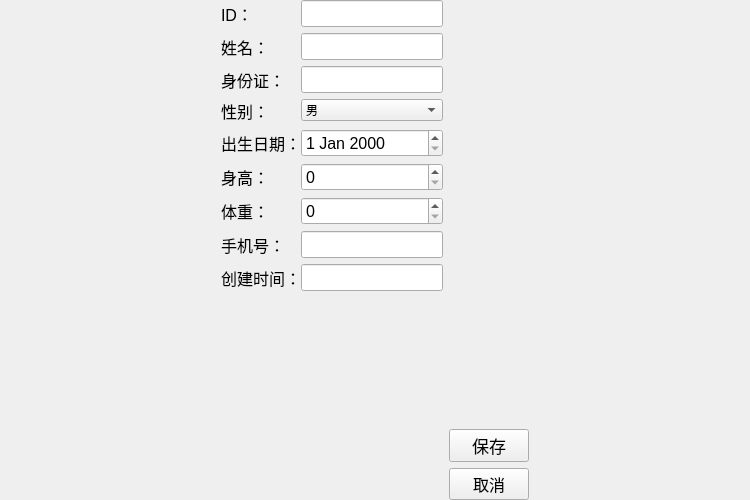
<?xml version="1.0" encoding="UTF-8"?>
<ui version="4.0">
 <class>PatientEditView</class>
 <widget class="QWidget" name="PatientEditView">
  <property name="geometry">
   <rect>
    <x>0</x>
    <y>0</y>
    <width>750</width>
    <height>500</height>
   </rect>
  </property>
  <property name="windowTitle">
   <string>编辑患者信息</string>
  </property>
  <layout class="QGridLayout" name="gridLayout">
   <property name="leftMargin">
    <number>0</number>
   </property>
   <property name="topMargin">
    <number>0</number>
   </property>
   <property name="rightMargin">
    <number>0</number>
   </property>
   <property name="bottomMargin">
    <number>0</number>
   </property>
   <item row="0" column="1">
    <layout class="QHBoxLayout" name="horizontalLayout">
     <item>
      <layout class="QFormLayout" name="formLayout">
       <property name="horizontalSpacing">
        <number>0</number>
       </property>
       <item row="0" column="0">
        <widget class="QLabel" name="label">
         <property name="font">
          <font>
           <pointsize>12</pointsize>
          </font>
         </property>
         <property name="text">
          <string>ID：</string>
         </property>
        </widget>
       </item>
       <item row="0" column="1">
        <widget class="QLineEdit" name="dbEditID">
         <property name="font">
          <font>
           <pointsize>12</pointsize>
          </font>
         </property>
        </widget>
       </item>
       <item row="1" column="0">
        <widget class="QLabel" name="label_2">
         <property name="font">
          <font>
           <pointsize>12</pointsize>
          </font>
         </property>
         <property name="text">
          <string>姓名：</string>
         </property>
        </widget>
       </item>
       <item row="1" column="1">
        <widget class="QLineEdit" name="dbEditName">
         <property name="font">
          <font>
           <pointsize>12</pointsize>
          </font>
         </property>
        </widget>
       </item>
       <item row="2" column="0">
        <widget class="QLabel" name="label_3">
         <property name="font">
          <font>
           <pointsize>12</pointsize>
          </font>
         </property>
         <property name="text">
          <string>身份证：</string>
         </property>
        </widget>
       </item>
       <item row="2" column="1">
        <widget class="QLineEdit" name="dbEditIDCard">
         <property name="font">
          <font>
           <pointsize>12</pointsize>
          </font>
         </property>
        </widget>
       </item>
       <item row="3" column="0">
        <widget class="QLabel" name="label_4">
         <property name="font">
          <font>
           <pointsize>12</pointsize>
          </font>
         </property>
         <property name="text">
          <string>性别：</string>
         </property>
        </widget>
       </item>
       <item row="4" column="0">
        <widget class="QLabel" name="label_8">
         <property name="font">
          <font>
           <pointsize>12</pointsize>
          </font>
         </property>
         <property name="text">
          <string>出生日期：</string>
         </property>
        </widget>
       </item>
       <item row="4" column="1">
        <widget class="QDateEdit" name="dbDateEditDOB">
         <property name="font">
          <font>
           <pointsize>12</pointsize>
          </font>
         </property>
        </widget>
       </item>
       <item row="5" column="0">
        <widget class="QLabel" name="label_5">
         <property name="font">
          <font>
           <pointsize>12</pointsize>
          </font>
         </property>
         <property name="text">
          <string>身高：</string>
         </property>
        </widget>
       </item>
       <item row="5" column="1">
        <widget class="QSpinBox" name="dbSpinHeight">
         <property name="font">
          <font>
           <pointsize>12</pointsize>
          </font>
         </property>
         <property name="maximum">
          <number>300</number>
         </property>
        </widget>
       </item>
       <item row="6" column="0">
        <widget class="QLabel" name="label_7">
         <property name="font">
          <font>
           <pointsize>12</pointsize>
          </font>
         </property>
         <property name="text">
          <string>体重：</string>
         </property>
        </widget>
       </item>
       <item row="6" column="1">
        <widget class="QSpinBox" name="dbSpinWeight">
         <property name="font">
          <font>
           <pointsize>12</pointsize>
          </font>
         </property>
         <property name="maximum">
          <number>300</number>
         </property>
        </widget>
       </item>
       <item row="7" column="0">
        <widget class="QLabel" name="label_6">
         <property name="font">
          <font>
           <pointsize>12</pointsize>
          </font>
         </property>
         <property name="text">
          <string>手机号：</string>
         </property>
        </widget>
       </item>
       <item row="7" column="1">
        <widget class="QLineEdit" name="dbEditMobile">
         <property name="font">
          <font>
           <pointsize>12</pointsize>
          </font>
         </property>
        </widget>
       </item>
       <item row="8" column="1">
        <widget class="QLineEdit" name="dbCreatedTimeStamp">
         <property name="font">
          <font>
           <pointsize>12</pointsize>
          </font>
         </property>
        </widget>
       </item>
       <item row="8" column="0">
        <widget class="QLabel" name="label_9">
         <property name="font">
          <font>
           <pointsize>12</pointsize>
          </font>
         </property>
         <property name="text">
          <string>创建时间：</string>
         </property>
        </widget>
       </item>
       <item row="3" column="1">
        <widget class="QComboBox" name="dbComboSex">
         <item>
          <property name="text">
           <string>男</string>
          </property>
         </item>
         <item>
          <property name="text">
           <string>女</string>
          </property>
         </item>
         <item>
          <property name="text">
           <string>未知</string>
          </property>
         </item>
        </widget>
       </item>
      </layout>
     </item>
     <item>
      <layout class="QVBoxLayout" name="verticalLayout">
       <item>
        <spacer name="verticalSpacer">
         <property name="orientation">
          <enum>Qt::Vertical</enum>
         </property>
         <property name="sizeHint" stdset="0">
          <size>
           <width>20</width>
           <height>40</height>
          </size>
         </property>
        </spacer>
       </item>
       <item>
        <widget class="QPushButton" name="pushButton_2">
         <property name="font">
          <font>
           <pointsize>13</pointsize>
          </font>
         </property>
         <property name="text">
          <string>保存</string>
         </property>
        </widget>
       </item>
       <item>
        <widget class="QPushButton" name="pushButton">
         <property name="font">
          <font>
           <pointsize>12</pointsize>
          </font>
         </property>
         <property name="text">
          <string>取消</string>
         </property>
        </widget>
       </item>
      </layout>
     </item>
    </layout>
   </item>
   <item row="0" column="0">
    <spacer name="horizontalSpacer">
     <property name="orientation">
      <enum>Qt::Horizontal</enum>
     </property>
     <property name="sizeHint" stdset="0">
      <size>
       <width>146</width>
       <height>20</height>
      </size>
     </property>
    </spacer>
   </item>
   <item row="0" column="2">
    <spacer name="horizontalSpacer_2">
     <property name="orientation">
      <enum>Qt::Horizontal</enum>
     </property>
     <property name="sizeHint" stdset="0">
      <size>
       <width>194</width>
       <height>20</height>
      </size>
     </property>
    </spacer>
   </item>
  </layout>
 </widget>
 <resources/>
 <connections/>
</ui>
